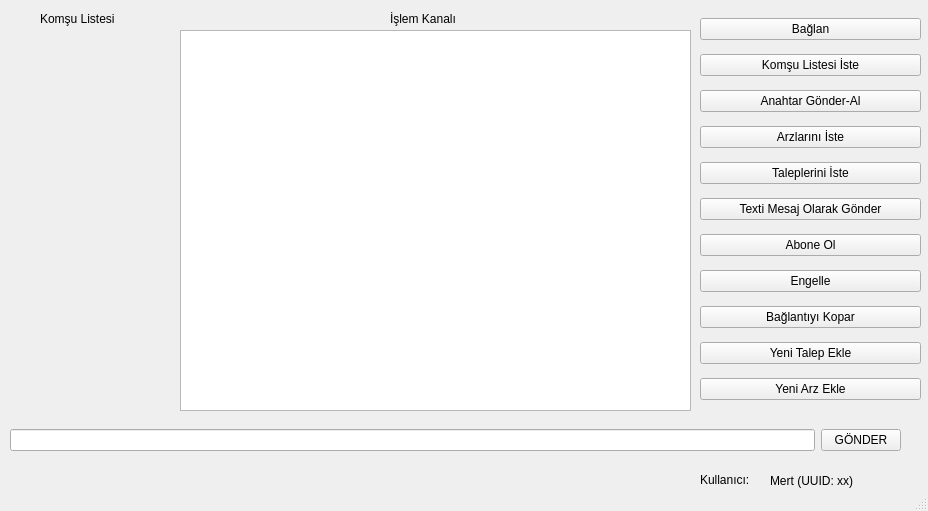
<?xml version="1.0" encoding="UTF-8"?>
<ui version="4.0">
 <class>IoB</class>
 <widget class="QMainWindow" name="IoB">
  <property name="geometry">
   <rect>
    <x>0</x>
    <y>0</y>
    <width>928</width>
    <height>511</height>
   </rect>
  </property>
  <property name="windowTitle">
   <string>IoB (Internet of Buzdolabı)</string>
  </property>
  <widget class="QWidget" name="centralwidget">
   <widget class="QWidget" name="verticalLayoutWidget">
    <property name="geometry">
     <rect>
      <x>10</x>
      <y>30</y>
      <width>160</width>
      <height>381</height>
     </rect>
    </property>
    <layout class="QVBoxLayout" name="KomsuListesiLayoutu"/>
   </widget>
   <widget class="QWidget" name="verticalLayoutWidget_2">
    <property name="geometry">
     <rect>
      <x>700</x>
      <y>10</y>
      <width>221</width>
      <height>401</height>
     </rect>
    </property>
    <layout class="QVBoxLayout" name="verticalLayout_3">
     <item>
      <widget class="QPushButton" name="pushButton_connect">
       <property name="text">
        <string>Bağlan</string>
       </property>
      </widget>
     </item>
     <item>
      <widget class="QPushButton" name="pushButton_connections">
       <property name="cursor">
        <cursorShape>ArrowCursor</cursorShape>
       </property>
       <property name="text">
        <string>Komşu Listesi İste</string>
       </property>
      </widget>
     </item>
     <item>
      <widget class="QPushButton" name="pushButton_publicKey">
       <property name="text">
        <string>Anahtar Gönder-Al</string>
       </property>
      </widget>
     </item>
     <item>
      <widget class="QPushButton" name="pushButton_offers">
       <property name="text">
        <string>Arzlarını İste</string>
       </property>
      </widget>
     </item>
     <item>
      <widget class="QPushButton" name="pushButton_demandes">
       <property name="text">
        <string>Taleplerini İste</string>
       </property>
      </widget>
     </item>
     <item>
      <widget class="QPushButton" name="pushButton_message">
       <property name="text">
        <string>Texti Mesaj Olarak Gönder</string>
       </property>
      </widget>
     </item>
     <item>
      <widget class="QPushButton" name="pushButton_subscribe">
       <property name="text">
        <string>Abone Ol</string>
       </property>
      </widget>
     </item>
     <item>
      <widget class="QPushButton" name="pushButton_block">
       <property name="text">
        <string>Engelle</string>
       </property>
      </widget>
     </item>
     <item>
      <widget class="QPushButton" name="pushButton_quit">
       <property name="text">
        <string>Bağlantıyı Kopar</string>
       </property>
      </widget>
     </item>
     <item>
      <widget class="QPushButton" name="pushButton_newdemand">
       <property name="text">
        <string>Yeni Talep Ekle</string>
       </property>
      </widget>
     </item>
     <item>
      <widget class="QPushButton" name="pushButton_newoffer">
       <property name="text">
        <string>Yeni Arz Ekle</string>
       </property>
      </widget>
     </item>
    </layout>
   </widget>
   <widget class="QWidget" name="verticalLayoutWidget_3">
    <property name="geometry">
     <rect>
      <x>180</x>
      <y>30</y>
      <width>511</width>
      <height>381</height>
     </rect>
    </property>
    <layout class="QVBoxLayout" name="verticalLayout_4">
     <item>
      <widget class="QTextBrowser" name="channel"/>
     </item>
    </layout>
   </widget>
   <widget class="QWidget" name="horizontalLayoutWidget">
    <property name="geometry">
     <rect>
      <x>10</x>
      <y>420</y>
      <width>891</width>
      <height>41</height>
     </rect>
    </property>
    <layout class="QHBoxLayout" name="horizontalLayout">
     <item>
      <widget class="QLineEdit" name="sender"/>
     </item>
     <item>
      <widget class="QPushButton" name="send_button">
       <property name="text">
        <string>GÖNDER</string>
       </property>
      </widget>
     </item>
    </layout>
   </widget>
   <widget class="QLabel" name="label">
    <property name="geometry">
     <rect>
      <x>40</x>
      <y>10</y>
      <width>101</width>
      <height>17</height>
     </rect>
    </property>
    <property name="text">
     <string>Komşu Listesi</string>
    </property>
   </widget>
   <widget class="QLabel" name="label_2">
    <property name="geometry">
     <rect>
      <x>390</x>
      <y>10</y>
      <width>91</width>
      <height>17</height>
     </rect>
    </property>
    <property name="text">
     <string>İşlem Kanalı</string>
    </property>
   </widget>
   <widget class="QLabel" name="label_3">
    <property name="geometry">
     <rect>
      <x>700</x>
      <y>470</y>
      <width>61</width>
      <height>20</height>
     </rect>
    </property>
    <property name="text">
     <string>Kullanıcı: </string>
    </property>
   </widget>
   <widget class="QLabel" name="label_kullaniciBilgisi">
    <property name="geometry">
     <rect>
      <x>770</x>
      <y>470</y>
      <width>131</width>
      <height>21</height>
     </rect>
    </property>
    <property name="text">
     <string>Mert (UUID: xx)</string>
    </property>
   </widget>
  </widget>
  <widget class="QStatusBar" name="statusBar"/>
 </widget>
 <resources/>
 <connections/>
</ui>
